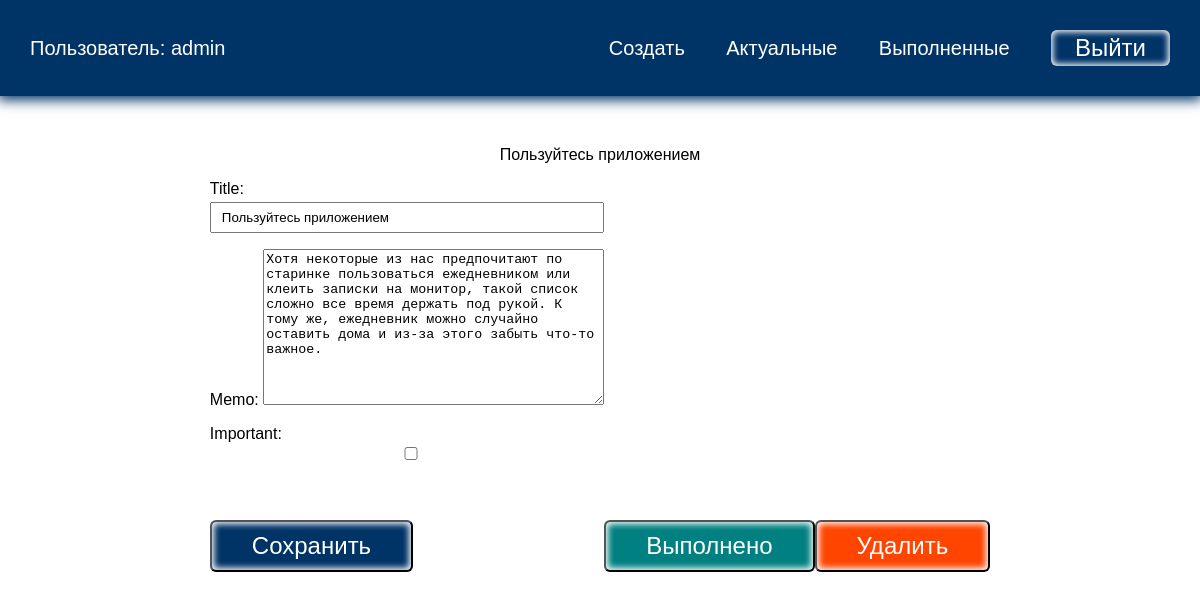
Page /todo/1/ (signed in) on the earlier database version.
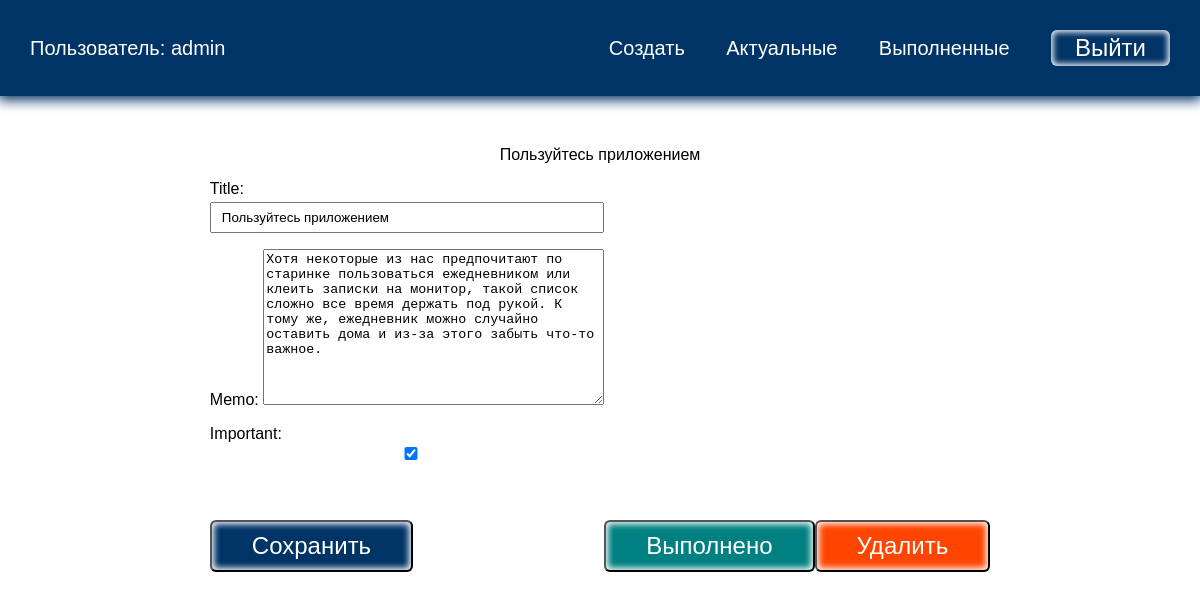
Same page on the later database version.
### todo/models.py (models this page shows, shortened)
class Todo(models.Model):
    title = models.CharField(max_length=100)
    memo = models.TextField(blank=True)  # описание задачи, может быть, может не быть(мы разрешаем что поле может быть пустым).
    created = models.DateTimeField(auto_now_add=True)  # поле дата создания, для того что бы могли потом отсортировать наши задачи либо по возрастанию,либо по убыванию. Атирбут мы не сможем менять в ручную. Не изменяемые поля в админке отображаться не будут, но они будут храниться в БД. В тот момент когда мы будем создавть какую то задачу, у нас зафиксируется дата и время ее создания.
    data_completed = models.DateTimeField(null=True, blank=True)  # сделаем задачу как выполненной (дата и время текущей задачи) Данную задачу мы не можем выполнить сразу, пока поле не заполнено будет просто null=True.
    important = models.BooleanField(default=False)  # Важная задача либо нет. Сдесь нам нужно в виде checkbox, True его как то выделим, False выделять не будем. default=False - задача изначально не важная.
    user = models.ForeignKey(User, on_delete=models.CASCADE)  # Задачу нужно связать с пользователем(таблицей пользователей). Что каждый пользователь видит свой набор задач, а не чужих. Связываем таблицу Тodo с таблицей User. У одного пользователя может быть много каких то задач. Что будет происходить с задачами когда удалим пользователя on_delete=models.CASCADE.

### todo/views.py (the view, shortened to what this page needs)
# urls.py: path('todo/<int:todo_pk>/', views.viewtodo, name='viewtodo'), # путь конкретной записи, указываем int - должем быть числовым значением, в виде ключа todo_pk(это id которое будет приходить в функцию вт
@login_required
def viewtodo(request, todo_pk):
    todo = get_object_or_404(Todo, pk=todo_pk)  # первым параметром функция берет класс модели, вторым pk(Primary key аналог id) то что приходит в принимаемый аргумент метода. get_object_or_404 - данная функция ограничивает числа которые есть, а не любые которые вводит пользователь(Получить объект или ошибку 404).
    if request.method == 'GET':
        form = TodoForm(instance=todo)  # сделаем редактирование одной записи. instance=тодо - те данные которые получили из метода get_object_or_404, что бы она дальше передавались в форму.(Конкретный экземпляр) Из этой формы будут браться конретные данные по элементу.
        return render(request, 'todo/viewtodo.html', {'todo': todo, 'form': form})

### todo/forms.py
class TodoForm(ModelForm):
    class Meta: # Здесь обязательно должен быть класс мета, у него обычно присутствует два элемента. Какая модель здесь будет использоваться model =. И из этой модели какие хотим вывести в форму, что бы отображались поля fields = [] или ().
        model = Todo
        fields = ['title', 'memo', 'important'] # Что бы пользователь, который зарегистрировался, мог создавать какие та задачи.

### todo/templates/todo/viewtodo.html (shortened to what this page needs)
{% extends 'todo/base.html' %}
{% block content %}
{{ todo.title }}
<div class="but">
    <form method="post">
        {{ form.as_p }}
        <button class="btn">Сохранить</button>
    </form>
    <form action="{% url 'completetodo' todo.id %}" method="post">
        <button class="btn good">Выполнено</button>
    </form>
    <form action="{% url 'deletetodo' todo.id %}" method="post">
        <button class="btn remove">Удалить</button>
    </form>
</div>
{% endblock %}

### todo/templates/todo/base.html (shortened to what this page needs)
{% load static %}
<!DOCTYPE html>
<html lang="en">
<head>
    <link rel="stylesheet" href="{% static 'css/style.css' %}">
</head>
<body>
{% if user.is_authenticated %}
<div class="menu">
    <div class="wrap">
        <ul>
            <li class="logo"><a href="">Пользователь: {{ user.username }}</a></li>
            <li><a href="{% url 'createtodo' %}">Создать</a></li>
            <li><a href="{% url 'currenttodos' %}">Актуальные</a></li>
            <li><a href="{% url 'completedtodo' %}">Выполненные</a></li>
            <li>
                <form action="{% url 'logoutuser' %}" method="post">
                    <button class="top">Выйти</button>
                </form>
            </li>
        </ul>
    </div>
</div>
{% endif %}
<div class="content">
    <div class="wrap">
        {% block content %}
        {% endblock %}
    </div>
</div>
</body>
</html>

### todo/static/css/style.css (style rules this page uses)
body { margin: 0; padding: 0; font-family: Arial, Helvetica, sans-serif; }
.wrap { max-width: 1200px; margin: 0 auto; padding: 10px 30px; box-sizing: border-box; }
.menu { background: #003366; box-shadow: 0 2px 12px 2px #003366; }
ul { list-style: none; padding: 0; }
.menu ul { display: flex; justify-content: space-between; align-items: center; font-size: 20px; }
.menu .logo { margin-right: 30%; color: #FFF; }
a { text-decoration: none; }
.menu a { color: #FFF; }
.content .wrap { display: flex; flex-direction: column; align-items: center; justify-content: center; margin-top: 40px; }
.btn { background: #003366; color: #FFF; }
button { border-radius: 6px; box-shadow: inset 0 0 6px 2px #FFF; padding: 10px 40px; margin-top: 40px; font-size: 24px; cursor: pointer; }
input { width: 100%; padding: 6px 10px; box-sizing: border-box; margin-top: 4px; }
.top { padding: 4px 24px; margin-top: 0; background: transparent; border: none; color: #FFF; }
.but { display: flex; align-items: flex-end; }
.good { background-color: teal; }
.remove { background: orangered; }

Differences in the rows shown:
changed Todo "Пользуйтесь приложением": important "☐" → "☑"
